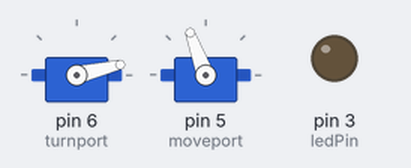
This sketch was run on a simulated Arduino Uno, built with avr-gcc and run on an emulated ATmega328P. Parts: 2 × servo, output pins drawn as LEDs (lit = HIGH).

Above: at 0.1 s.
At 5.1 s:
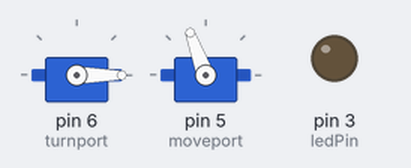
At 10.1 s:
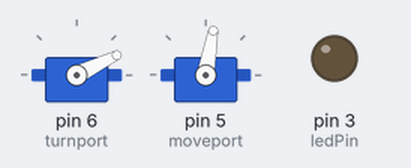
At 25.1 s:
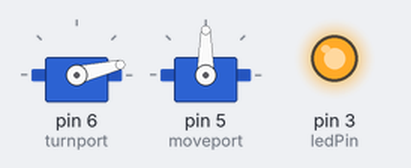
At 30.1 s:
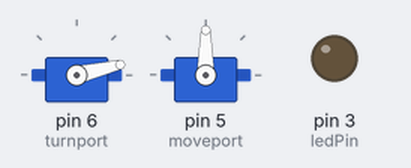
Timing chart, 0 to 31.6 s (numbered marks = the images above):
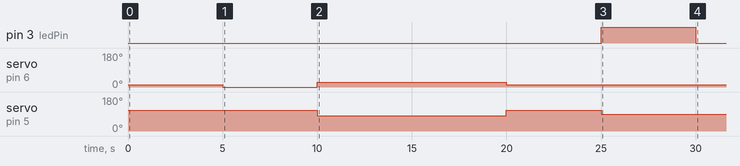

The sketch:

bavo_for_new_car.ino
```cpp
int leftangle = 0;
int center = 13;
int rightangle = 26;
int TrueSpeed;
int Angle;
int moveport = 5;
int turnport = 6;
int ledPin = 3;
#include <Servo.h>

Servo turnmotor;
Servo movemotors;

//Alpha (or at least this one should be alpha test)
void setup() {
  turnmotor.attach(turnport);
  movemotors.attach(moveport);
  pinMode(3, OUTPUT);
  turnmotor.write(center);
  Forward();
  delay(5000);
  Left();
  delay(3000);
  Forward();
  delay(2000);
  ReverseRight();
  delay(10000);
  turnmotor.write(center);
  Forward();
  delay(5000);
  Stop();
  turnmotor.write(center);
  digitalWrite(ledPin, HIGH);   // sets the LED on
  delay(5000);                  // waits for a second
  digitalWrite(ledPin, LOW);    // sets the LED off
  delay(500);                  // waits for a second
}


  void Forward() {
    TrueSpeed = 254;
    movemotors.write(110);
  }
  void Backward() {
    TrueSpeed = 127;
    movemotors.write(80);
  }

  void Stop() {
    movemotors.write(90);
  }
  void Left() {
    movemotors.write(110);
    turnmotor.write(leftangle);
    }

   void Right() {
    movemotors.write(110);
    turnmotor.write(rightangle);
   }

    void ReverseRight(){
      movemotors.write(80);
      turnmotor.write(rightangle);
    }


  void loop() {
    }
```
